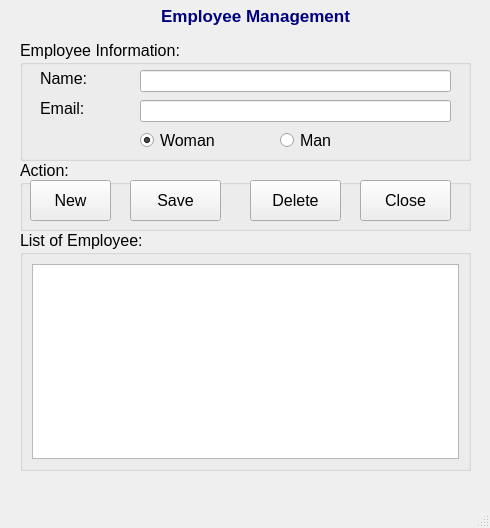
<?xml version="1.0" encoding="UTF-8"?>
<ui version="4.0">
 <class>MainWindow</class>
 <widget class="QMainWindow" name="MainWindow">
  <property name="geometry">
   <rect>
    <x>0</x>
    <y>0</y>
    <width>490</width>
    <height>528</height>
   </rect>
  </property>
  <property name="font">
   <font>
    <pointsize>12</pointsize>
   </font>
  </property>
  <property name="windowTitle">
   <string>Employee Demo</string>
  </property>
  <property name="windowIcon">
   <iconset>
    <normaloff>images/ic_logo.jpg</normaloff>images/ic_logo.jpg</iconset>
  </property>
  <widget class="QWidget" name="centralwidget">
   <widget class="QGroupBox" name="groupBox">
    <property name="geometry">
     <rect>
      <x>20</x>
      <y>40</y>
      <width>451</width>
      <height>121</height>
     </rect>
    </property>
    <property name="title">
     <string>Employee Information:</string>
    </property>
    <widget class="QLabel" name="label">
     <property name="geometry">
      <rect>
       <x>20</x>
       <y>30</y>
       <width>71</width>
       <height>16</height>
      </rect>
     </property>
     <property name="text">
      <string>Name:</string>
     </property>
    </widget>
    <widget class="QLineEdit" name="lineEditName">
     <property name="geometry">
      <rect>
       <x>120</x>
       <y>30</y>
       <width>311</width>
       <height>22</height>
      </rect>
     </property>
    </widget>
    <widget class="QLineEdit" name="lineEditEmail">
     <property name="geometry">
      <rect>
       <x>120</x>
       <y>60</y>
       <width>311</width>
       <height>22</height>
      </rect>
     </property>
    </widget>
    <widget class="QLabel" name="label_2">
     <property name="geometry">
      <rect>
       <x>20</x>
       <y>60</y>
       <width>71</width>
       <height>16</height>
      </rect>
     </property>
     <property name="text">
      <string>Email:</string>
     </property>
    </widget>
    <widget class="QRadioButton" name="radWoman">
     <property name="geometry">
      <rect>
       <x>120</x>
       <y>90</y>
       <width>95</width>
       <height>20</height>
      </rect>
     </property>
     <property name="text">
      <string>Woman</string>
     </property>
     <property name="checked">
      <bool>true</bool>
     </property>
    </widget>
    <widget class="QRadioButton" name="radMan">
     <property name="geometry">
      <rect>
       <x>260</x>
       <y>90</y>
       <width>95</width>
       <height>20</height>
      </rect>
     </property>
     <property name="text">
      <string>Man</string>
     </property>
    </widget>
   </widget>
   <widget class="QGroupBox" name="groupBox_2">
    <property name="geometry">
     <rect>
      <x>20</x>
      <y>230</y>
      <width>451</width>
      <height>241</height>
     </rect>
    </property>
    <property name="title">
     <string>List of Employee:</string>
    </property>
    <layout class="QVBoxLayout" name="verticalLayout">
     <item>
      <widget class="QListWidget" name="listWidgetEmployee"/>
     </item>
    </layout>
   </widget>
   <widget class="QGroupBox" name="groupBox_3">
    <property name="geometry">
     <rect>
      <x>20</x>
      <y>160</y>
      <width>451</width>
      <height>71</height>
     </rect>
    </property>
    <property name="title">
     <string>Action:</string>
    </property>
    <widget class="QPushButton" name="pushButtonNew">
     <property name="geometry">
      <rect>
       <x>10</x>
       <y>20</y>
       <width>81</width>
       <height>41</height>
      </rect>
     </property>
     <property name="text">
      <string>New</string>
     </property>
     <property name="icon">
      <iconset>
       <normaloff>images/ic_add.png</normaloff>images/ic_add.png</iconset>
     </property>
    </widget>
    <widget class="QPushButton" name="pushButtonSave">
     <property name="geometry">
      <rect>
       <x>110</x>
       <y>20</y>
       <width>91</width>
       <height>41</height>
      </rect>
     </property>
     <property name="text">
      <string>Save</string>
     </property>
     <property name="icon">
      <iconset>
       <normaloff>images/ic_save.png</normaloff>images/ic_save.png</iconset>
     </property>
    </widget>
    <widget class="QPushButton" name="pushButtonDelete">
     <property name="geometry">
      <rect>
       <x>230</x>
       <y>20</y>
       <width>91</width>
       <height>41</height>
      </rect>
     </property>
     <property name="text">
      <string>Delete</string>
     </property>
     <property name="icon">
      <iconset>
       <normaloff>images/ic_delete.png</normaloff>images/ic_delete.png</iconset>
     </property>
    </widget>
    <widget class="QPushButton" name="pushButtonClose">
     <property name="geometry">
      <rect>
       <x>340</x>
       <y>20</y>
       <width>91</width>
       <height>41</height>
      </rect>
     </property>
     <property name="text">
      <string>Close</string>
     </property>
     <property name="icon">
      <iconset>
       <normaloff>images/ic_close.png</normaloff>images/ic_close.png</iconset>
     </property>
    </widget>
   </widget>
   <widget class="QLabel" name="label_3">
    <property name="geometry">
     <rect>
      <x>50</x>
      <y>0</y>
      <width>411</width>
      <height>31</height>
     </rect>
    </property>
    <property name="font">
     <font>
      <pointsize>13</pointsize>
      <weight>75</weight>
      <bold>true</bold>
     </font>
    </property>
    <property name="styleSheet">
     <string notr="true">color: rgb(0, 0, 127);</string>
    </property>
    <property name="text">
     <string>Employee Management</string>
    </property>
    <property name="alignment">
     <set>Qt::AlignCenter</set>
    </property>
   </widget>
  </widget>
  <widget class="QMenuBar" name="menubar">
   <property name="geometry">
    <rect>
     <x>0</x>
     <y>0</y>
     <width>490</width>
     <height>26</height>
    </rect>
   </property>
  </widget>
  <widget class="QStatusBar" name="statusbar"/>
 </widget>
 <tabstops>
  <tabstop>lineEditName</tabstop>
  <tabstop>lineEditEmail</tabstop>
  <tabstop>radWoman</tabstop>
  <tabstop>radMan</tabstop>
  <tabstop>pushButtonNew</tabstop>
  <tabstop>pushButtonSave</tabstop>
  <tabstop>pushButtonDelete</tabstop>
  <tabstop>pushButtonClose</tabstop>
 </tabstops>
 <resources/>
 <connections/>
</ui>
